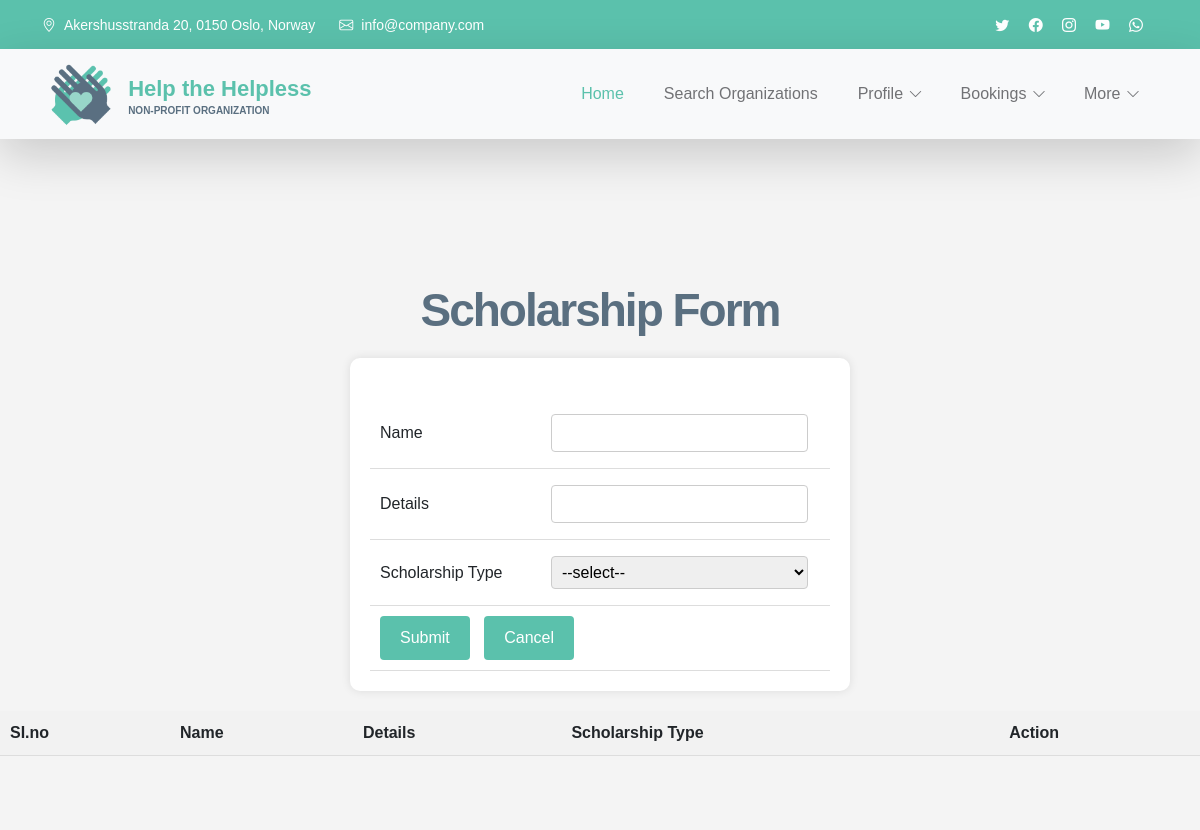
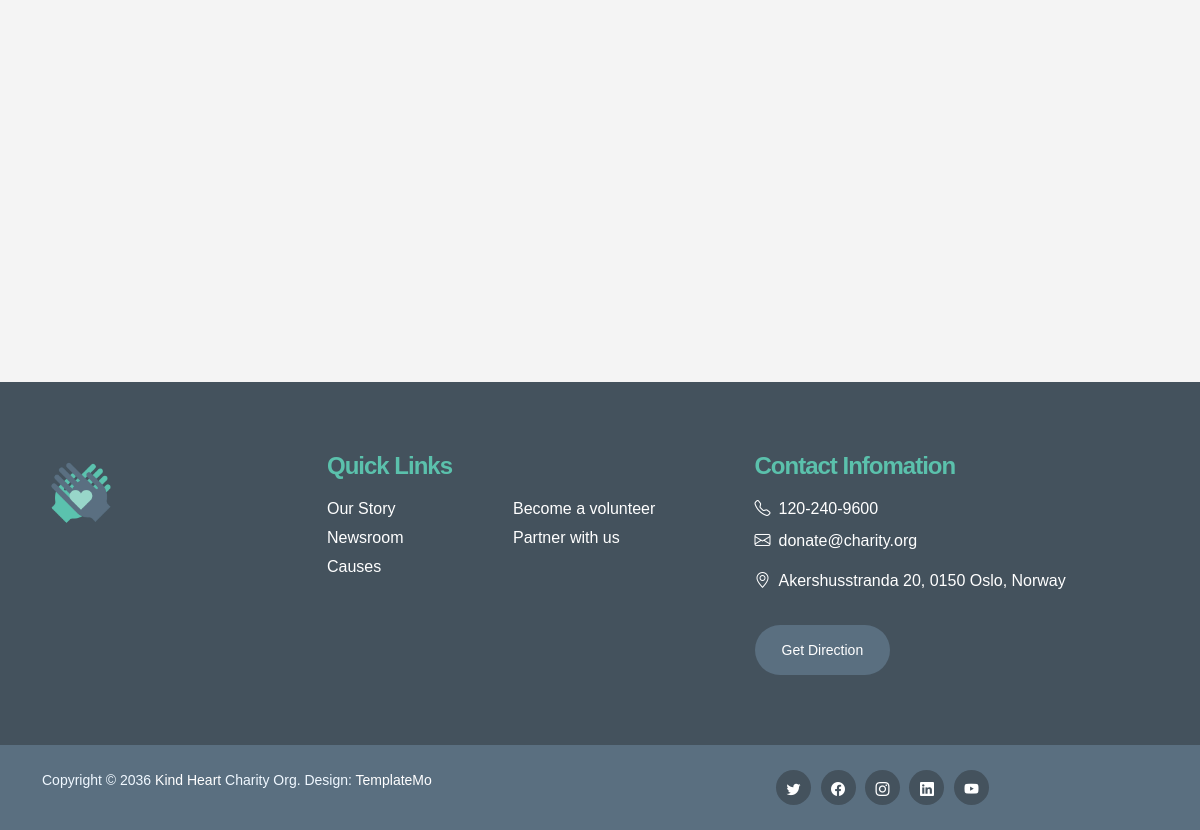
The page /Helpers/scholarship/ on the database as committed earlier (2 pictures, top to bottom).
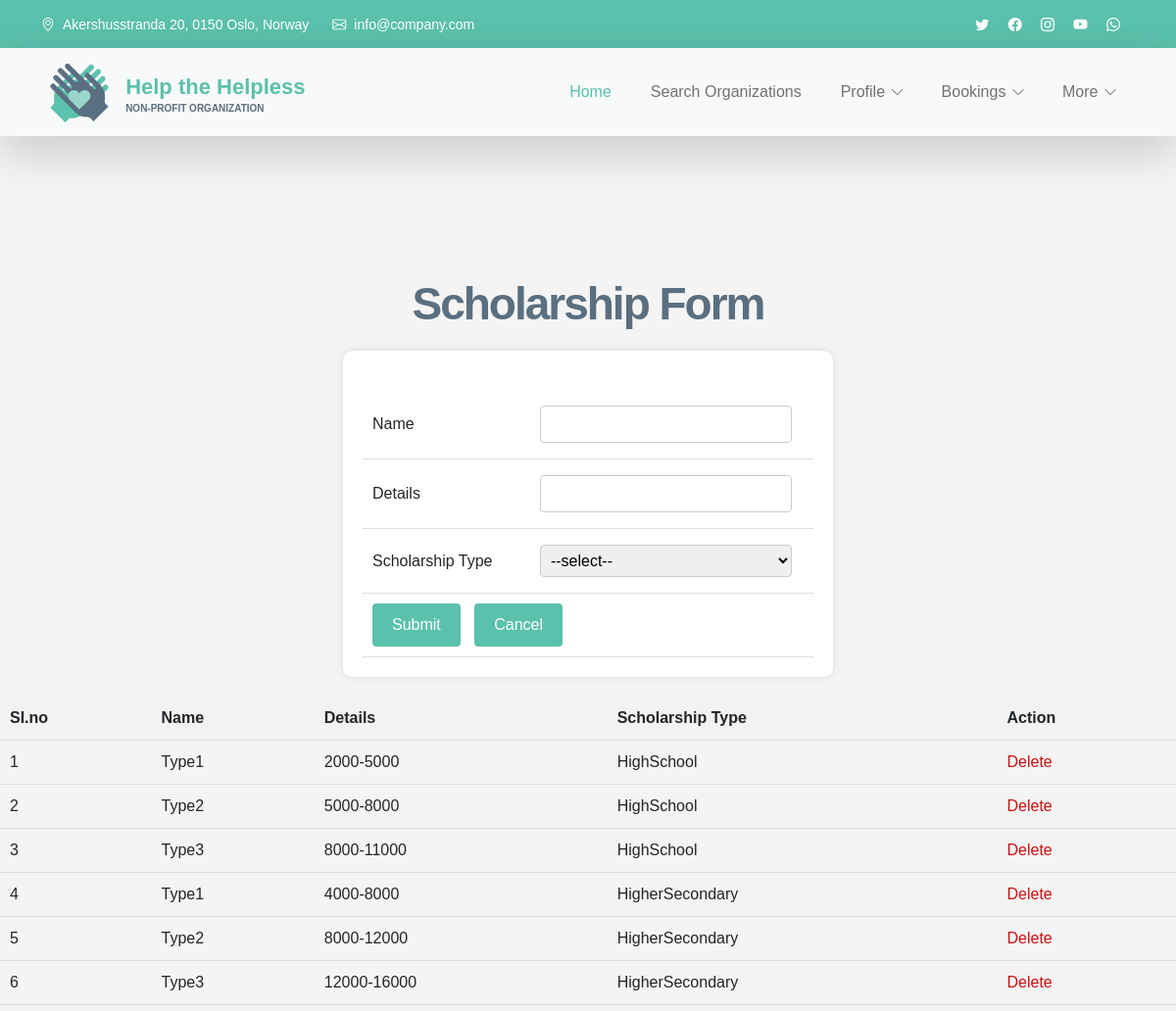
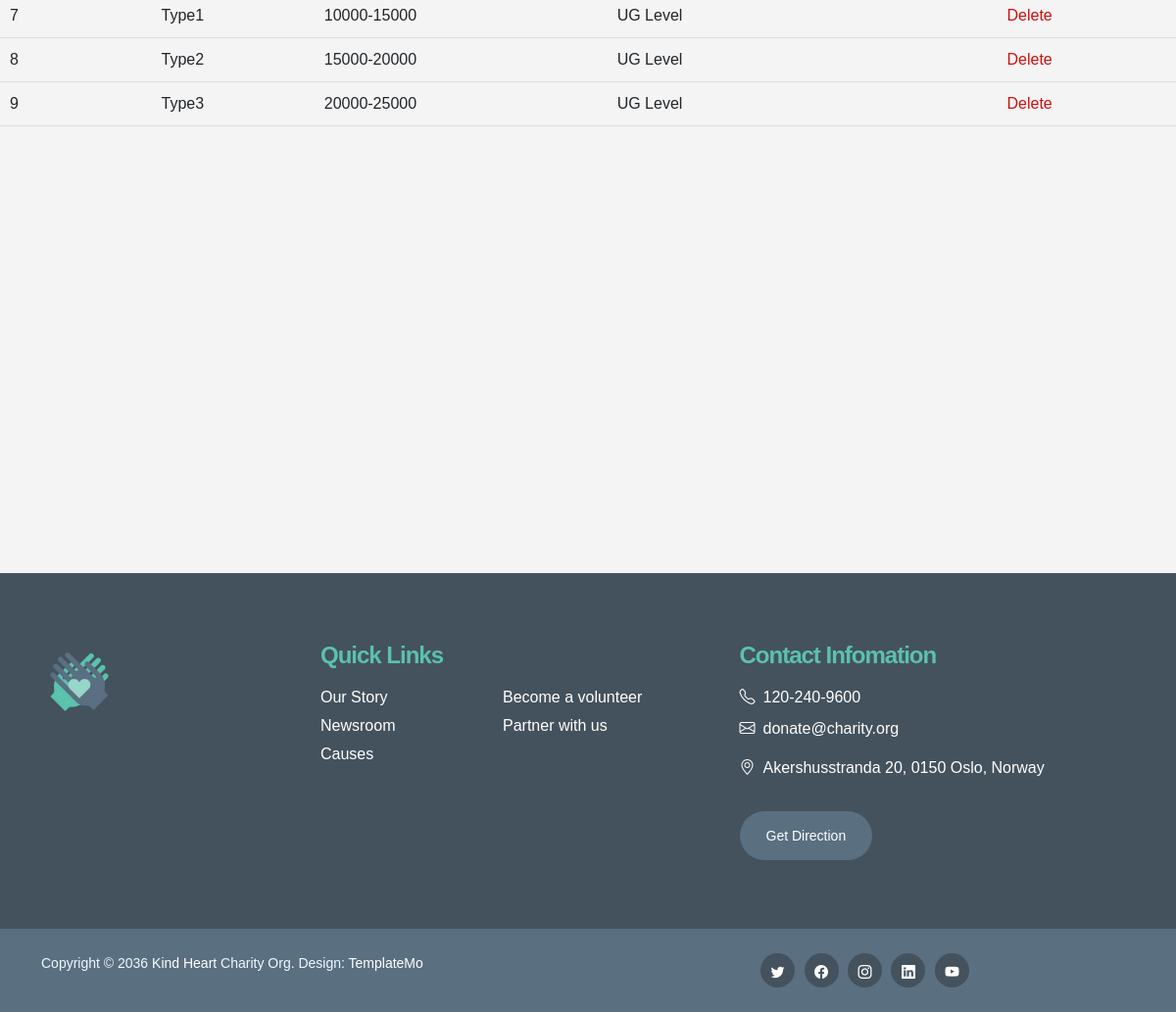
The same page on the database as committed later (2 pictures, top to bottom).
### Helpers/models.py (models this page shows)
class tbl_scholarshipname(models.Model):
    scholarship_name=models.CharField(max_length=50)
    scholarship_details=models.CharField(max_length=50)
    scholarship_type=models.ForeignKey(tbl_scholarshiptype,on_delete=models.CASCADE)

### Admin/models.py (models this page shows)
class tbl_scholarshiptype(models.Model):
    scholarship_type=models.CharField(max_length=50)

### Helpers/views.py (the view)
# urls.py: path('scholarship/',views.scholar,name="Scholarship"),
def scholar(request):
    disdata=tbl_scholarshipname.objects.all()
    misdata=tbl_scholarshiptype.objects.all()
    if request.method=="POST":
        mat = tbl_scholarshiptype.objects.get(id=request.POST.get("select_sch"))
        tbl_scholarshipname.objects.create(scholarship_name=request.POST.get("txt_name1"),scholarship_details=request.POST.get("txt_name2"),
        scholarship_type=mat)
        return render(request,"Helpers/Scholarship.html",{'disdata':disdata,'misdata':misdata})
    else:
        return render(request,"Helpers/Scholarship.html",{'disdata':disdata,'misdata':misdata})

### Helpers/Templates/Helpers/Scholarship.html (shortened to what this page needs)
{% extends 'Helpers/header.html' %}
{% load static %}
{% block content %}
<!DOCTYPE html>
<html lang="en">
<head>
</head>
<body>
    <h2>Scholarship Form</h2>
    <form action="" method="post">
        <table>
            <tr>
                <td>Name</td>
                <td><input type="text" name="txt_name1" id="" value="" required="" autocomplete="off"> </td>
            </tr>
            <tr>
                <td>Details</td>
                <td><input type="text" name="txt_name2" id="" value="" required="" autocomplete="off"> </td>
            </tr>
            <tr>
                <td>Scholarship Type</td>
                <td>
                    <select name="select_sch" id="" required="" autocomplete="off">
                        <option> --select--</option>
                    </select>
                </td>
            </tr>
            <tr>
                <td colspan="2" align="center">
                    <input type="submit" name="btn_save" id="" value="Submit">
                    <input type="reset" name="btn_cancel" id="" value="Cancel">
                </td>
            </tr>
        </table>
    </form>
    <table>
        <tr>
            <th>SI.no</th>
            <th>Name</th>
            <th>Details</th>
            <th>Scholarship Type</th>
            <th>Action</th>
        </tr>
        {% for i in disdata %}
        <tr>
            <td>{{ forloop.counter }}</td>
            <td>{{ i.scholarship_name }}</td>
            <td>{{ i.scholarship_details }}</td>
            <td>{{ i.scholarship_type.scholarship_type }}</td>
            <td><a href="#">Delete</a></td>
        </tr>
        {% endfor %}
    </table>
</body>
</html>
{% endblock content %}

### Helpers/Templates/Helpers/Header.html (shortened to what this page needs)
{% load static %}
<!doctype html>
<html lang="en">
    <head>
        <link href="{% static 'Main/css/bootstrap.min.css'%}" rel="stylesheet">
        <link href="{% static 'Main/css/bootstrap-icons.css'%}" rel="stylesheet">
        <link href="{% static 'Main/css/templatemo-kind-heart-charity.css'%}" rel="stylesheet">
    </head>
    <body id="section_1">
        <header class="site-header">
            <div class="container">
                <div class="row">
                    <div class="col-lg-8 col-12 d-flex flex-wrap">
                        <p class="d-flex me-4 mb-0">
                            <i class="bi-geo-alt me-2"></i>
                            Akershusstranda 20, 0150 Oslo, Norway
                        </p>
                        <p class="d-flex mb-0">
                            <i class="bi-envelope me-2"></i>
                            <a href="mailto:info@company.com">
                                info@company.com
                            </a>
                        </p>
                    </div>
                    <div class="col-lg-3 col-12 ms-auto d-lg-block d-none">
                        <ul class="social-icon">
                            <li class="social-icon-item">
                                <a href="#" class="social-icon-link bi-twitter"></a>
                            </li>
                            <li class="social-icon-item">
                                <a href="#" class="social-icon-link bi-facebook"></a>
                            </li>
                            <li class="social-icon-item">
                                <a href="#" class="social-icon-link bi-instagram"></a>
                            </li>
                            <li class="social-icon-item">
                                <a href="#" class="social-icon-link bi-youtube"></a>
                            </li>
                            <li class="social-icon-item">
                                <a href="#" class="social-icon-link bi-whatsapp"></a>
                            </li>
                        </ul>
                    </div>
                </div>
            </div>
        </header>
        <nav class="navbar navbar-expand-lg bg-light shadow-lg">
            <div class="container">
                <a class="navbar-brand" href="{% url 'Helpers:Homepage'%}">
                    <img src="{% static 'Main/images/logo.png'%}" class="logo img-fluid" alt="Help the Helpless">
                    <span>
                        Help the Helpless
                        <small>Non-profit Organization</small>
                    </span>
                </a>
                <div class="collapse navbar-collapse" id="navbarNav">
                    <ul class="navbar-nav ms-auto">
                        <li class="nav-item">
                            <a class="nav-link click-scroll" href="{% url 'Helpers:Homepage'%}">Home</a>
                        </li>
                        <li class="nav-item">
                            <a class="nav-link click-scroll" href="{% url 'Helpers:search' %}">Search Organizations</a>
                        </li>
                        <li class="nav-item dropdown">
                            <a class="nav-link click-scroll dropdown-toggle" href="#section_5" id="navbarLightDropdownMenuLink" role="button" data-bs-toggle="dropdown" aria-expanded="false">Profile</a>
                        </li>
                        <li class="nav-item dropdown">
                            <a class="nav-link click-scroll dropdown-toggle" href="#section_5" id="navbarLightDropdownMenuLink" role="button" data-bs-toggle="dropdown" aria-expanded="false">Bookings</a>
                        </li>
                        <li class="nav-item dropdown">
                            <a class="nav-link click-scroll dropdown-toggle" href="#section_5" id="navbarLightDropdownMenuLink" role="button" data-bs-toggle="dropdown" aria-expanded="false">More</a>
                        </li>
                    </ul>
                </div>
            </div>
        </nav>
        <br><br><br><br><br><br>
{% block content %}
{% endblock content %}
<br><br><br><br><br><br><br><br><br><br><br><br><br><br><br><br><br><br><br>
<footer class="site-footer">
    <div class="container">
        <div class="row">
            <div class="col-lg-3 col-12 mb-4">
                <img src="images/logo.png" class="logo img-fluid" alt="">
            </div>
            <div class="col-lg-4 col-md-6 col-12 mb-4">
                <h5 class="site-footer-title mb-3">Quick Links</h5>
                <ul class="footer-menu">
                    <li class="footer-menu-item"><a href="#" class="footer-menu-link">Our Story</a></li>
                    <li class="footer-menu-item"><a href="#" class="footer-menu-link">Newsroom</a></li>
                    <li class="footer-menu-item"><a href="#" class="footer-menu-link">Causes</a></li>
                    <li class="footer-menu-item"><a href="#" class="footer-menu-link">Become a volunteer</a></li>
                    <li class="footer-menu-item"><a href="#" class="footer-menu-link">Partner with us</a></li>
                </ul>
            </div>
            <div class="col-lg-4 col-md-6 col-12 mx-auto">
                <h5 class="site-footer-title mb-3">Contact Infomation</h5>
                <p class="text-white d-flex mb-2">
                    <i class="bi-telephone me-2"></i>
                    <a href="tel: 120-240-9600" class="site-footer-link">
                        120-240-9600
                    </a>
                </p>
                <p class="text-white d-flex">
                    <i class="bi-envelope me-2"></i>
                    <a href="mailto:info@yourgmail.com" class="site-footer-link">
                        donate@charity.org
                    </a>
                </p>
                <p class="text-white d-flex mt-3">
                    <i class="bi-geo-alt me-2"></i>
                    Akershusstranda 20, 0150 Oslo, Norway
                </p>
                <a href="#" class="custom-btn btn mt-3">Get Direction</a>
            </div>
        </div>
    </div>
    <div class="site-footer-bottom">
        <div class="container">
            <div class="row">
                <div class="col-lg-6 col-md-7 col-12">
                    <p class="copyright-text mb-0">Copyright © 2036 <a href="#">Kind Heart</a> Charity Org.
                    Design: <a href="https://templatemo.com" target="_blank">TemplateMo</a></p>
                </div>
                <div class="col-lg-6 col-md-5 col-12 d-flex justify-content-center align-items-center mx-auto">
                    <ul class="social-icon">
                        <li class="social-icon-item">
                            <a href="#" class="social-icon-link bi-twitter"></a>
                        </li>
                        <li class="social-icon-item">
                            <a href="#" class="social-icon-link bi-facebook"></a>
                        </li>
                        <li class="social-icon-item">
                            <a href="#" class="social-icon-link bi-instagram"></a>
                        </li>
                        <li class="social-icon-item">
                            <a href="#" class="social-icon-link bi-linkedin"></a>
                        </li>
                        <li class="social-icon-item">
                            <a href="https://youtube.com/templatemo" class="social-icon-link bi-youtube"></a>
                        </li>
                    </ul>
                </div>
            </div>
        </div>
    </div>
</footer>
</body>
</html>

### Helpers/Templates/Helpers/Scholarship.html (style rules this page uses)
body { font-family: Arial, sans-serif; background-color: #f4f4f4; margin: 0; padding: 0; }
form { background-color: #fff; padding: 20px; border-radius: 10px; box-shadow: 0 0 10px rgba(0, 0, 0, 0.1); margin: 20px auto; max-width: 500px; }
h2 { text-align: center; margin-bottom: 20px; }
table { width: 100%; border-collapse: collapse; margin-top: 20px; }
th, td { padding: 10px; text-align: left; border-bottom: 1px solid #ddd; }
th { background-color: #f2f2f2; }
input[type="text"], select { width: calc(100% - 12px); padding: 6px; margin: 6px 0; border: 1px solid #ccc; border-radius: 4px; box-sizing: border-box; }
input[type="submit"], input[type="reset"] { background-color: #5bc1ac; color: white; padding: 10px 20px; border: none; border-radius: 4px; cursor: pointer; margin-right: 10px; }
a { text-decoration: none; color: #cf0f0f; }

Rows that differ between the two databases and show on the page:
added tbl_scholarshipname: scholarship_name "Type1", scholarship_details "2000-5000", scholarship_type.scholarship_type "HighSchool"
added tbl_scholarshipname: scholarship_name "Type2", scholarship_details "5000-8000", scholarship_type.scholarship_type "HighSchool"
added tbl_scholarshipname: scholarship_name "Type3", scholarship_details "8000-11000", scholarship_type.scholarship_type "HighSchool"
added tbl_scholarshipname: scholarship_name "Type1", scholarship_details "4000-8000", scholarship_type.scholarship_type "HigherSecondary"
added tbl_scholarshipname: scholarship_name "Type2", scholarship_details "8000-12000", scholarship_type.scholarship_type "HigherSecondary"
added tbl_scholarshipname: scholarship_name "Type3", scholarship_details "12000-16000", scholarship_type.scholarship_type "HigherSecondary"
added tbl_scholarshipname: scholarship_name "Type1", scholarship_details "10000-15000", scholarship_type.scholarship_type "UG Level"
added tbl_scholarshipname: scholarship_name "Type2", scholarship_details "15000-20000", scholarship_type.scholarship_type "UG Level"
added tbl_scholarshipname: scholarship_name "Type3", scholarship_details "20000-25000", scholarship_type.scholarship_type "UG Level"
